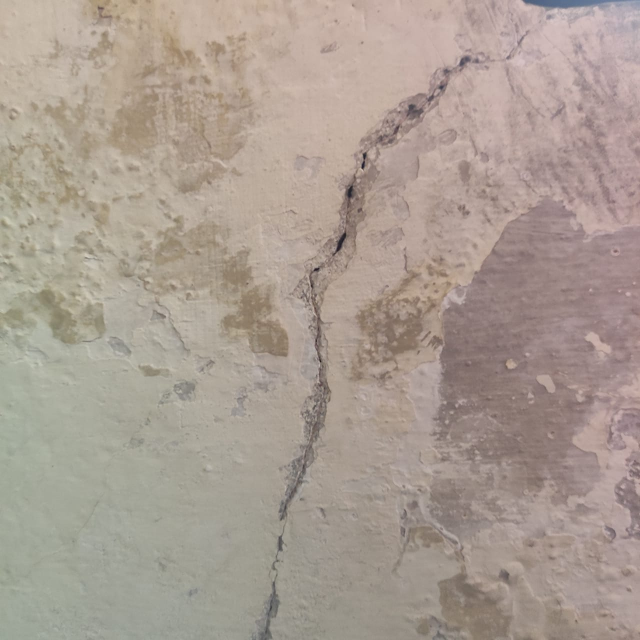
#> input picture Test Images/TestImage.jpg, 1280 x 1280 px, found by its file name (shown at 1/2 size)
$ jupyter execute --allow-errors 'Image Enhance.ipynb'   (shell and % lines are left out)
#> lines starting #> are read from the running program, lines starting #| are printed output that depends on the picture; after the words box and inside, x2 and y2 are one past the last pixel; in counts of white or black regions, pixels touching at a corner belong together
## Importing Libraries

[cell 1]
import cv2 as cv
import numpy as np
import matplotlib.pyplot as plt
import os

## Image Data Ingestion

[cell 2]
# There are two images on which we will work on:
# data_test contains an image with a lot of noise which is best to represent M2GLD Algorithm
data_test=".\\Test Images\\TestImage.jpg"
data_path=".\\Data\\Positive"
img_path_t="00655.jpg"

[cell 3]
def resized_frame(image):
    width=256
    height=256
    dimensions=(width,height)
    return cv.resize(image,dimensions,interpolation=cv.INTER_AREA)

[cell 4]
img=cv.imread(os.path.join(data_test),cv.IMREAD_COLOR)
#> img is the input picture: shape (1280, 1280, 3); mean B, G, R 146.4, 156.6, 169.3
img=resized_frame(img)
#> in resized_frame, `return cv.resize(image,dimensions,interpolation=cv.INTER_AREA)`:
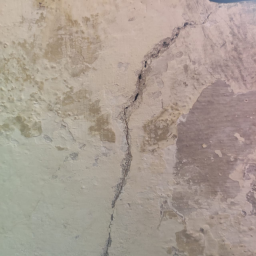
#> returned value: shape (256, 256, 3); mean of channels 0, 1, 2 146.4, 156.6, 169.3; drawn as B, G, R
cv.imshow('Raw Image',img)
cv.waitKey(0)

### Standard Image Pre-processing

[cell 5]
gray=cv.cvtColor(img,cv.COLOR_BGR2GRAY)
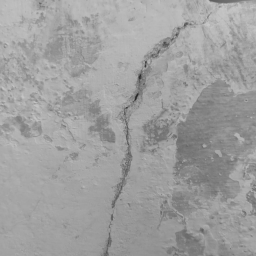
#> gray: shape (256, 256); min 39, max 201, mean 159.2
cv.imshow('Standard Grayscale Image',gray)
cv.waitKey(0)

[cell 6]
blur=cv.GaussianBlur(gray,(5,5),0)
cv.imshow('Standard Blur Gray Image',img)
cv.waitKey(0)

[cell 7]
#Histogram Pixel Intensities
def Hist(img):
    row,col= img.shape[:2]
#> row = 256; col = 256
    y = np.zeros(256,dtype='uint8')
    for i in range(0,row):
        for j in range(0,col):
            y[img[i,j]] += 1

    x = np.arange(0,256)
    plt.figure(figsize=(15,8))
    plt.bar(x, y, color='b', width=5, align='center', alpha=0.25)
    plt.xticks(np.arange(0,256,step=10))
    plt.show()
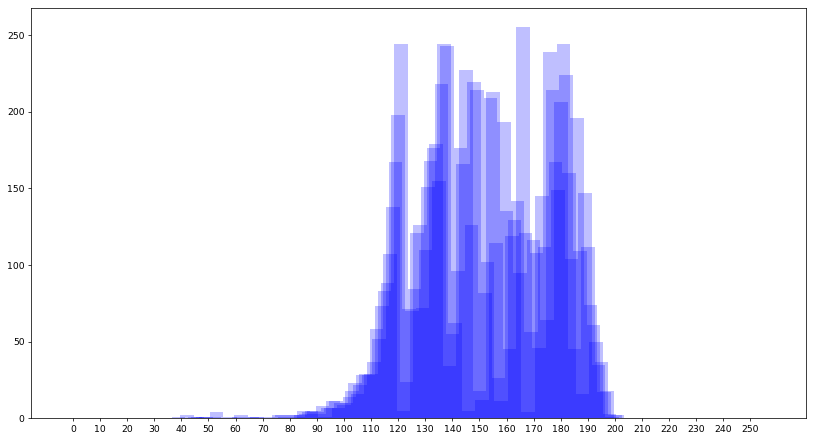
#> figure drawn by matplotlib, 1 panel; tallest bar 255 high, from x = 163.5 to 168.5
    return y
y=Hist(gray);
#> y = 256 values, max 255 at index 166, min 0 at index 0, mean 41

[cell 8]
img.shape
#> Out = (256, 256, 3)

[cell 9]
#Threshold Selection (Manual Selection)
threshold,thresh=cv.threshold(blur,128,255,cv.THRESH_BINARY)
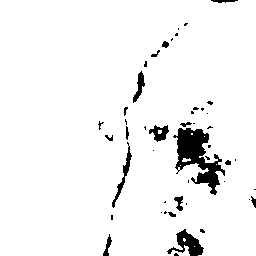
#> thresh: shape (256, 256); 95.1% white; 47 black regions (30 under 20 px), largest, box (x1, y1, x2, y2) and area: (173, 128, 225, 195) 1498, (167, 229, 204, 256) 440, (112, 142, 132, 208) 234
cv.imshow('Standard Binarized Image',thresh)
cv.waitKey(0)

[cell 10]
#Feature Detection and Description using ORB Algorithm
orb = cv.ORB_create(nfeatures=1500)
# Make featured Image
keypoints, descriptors = orb.detectAndCompute(thresh, None)
#> keypoints = 366 keypoints; strongest (x, y, size): (220, 163, 31), (196, 179, 37.2), (221, 172, 31), (214, 160, 37.2)
featuredImg = cv.drawKeypoints(thresh, keypoints, None)
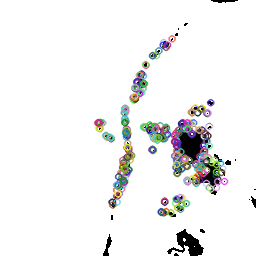
#> featuredImg: shape (256, 256, 3); mean of channels 0, 1, 2 240.3, 240.4, 240.4; drawn as B, G, R
cv.imshow('Featured Detection using ORB',featuredImg)
cv.waitKey(0)

## Otsu Thresholding

[cell 11]
gray=cv.cvtColor(img,cv.COLOR_BGR2GRAY)
cv.imshow('Otsu Grayscale Image',gray)
cv.waitKey(0)

[cell 12]
blur=cv.GaussianBlur(gray,(5,5),0)
cv.imshow('Otsu Blurred Image',blur)
cv.waitKey(0)

[cell 13]
# Plotting Histogram for the grayscale Image
def calc_hist(img_enhanced):
    gray_hist=cv.calcHist([img_enhanced],[0],None,[256],[0,256])
#> gray_hist = 256 values, max 2232 at index 164, min 0 at index 0, mean 256
    gray_hist=gray_hist.flatten()
    Hist(img_enhanced)
#> in Hist (call 2), `plt.show()`:
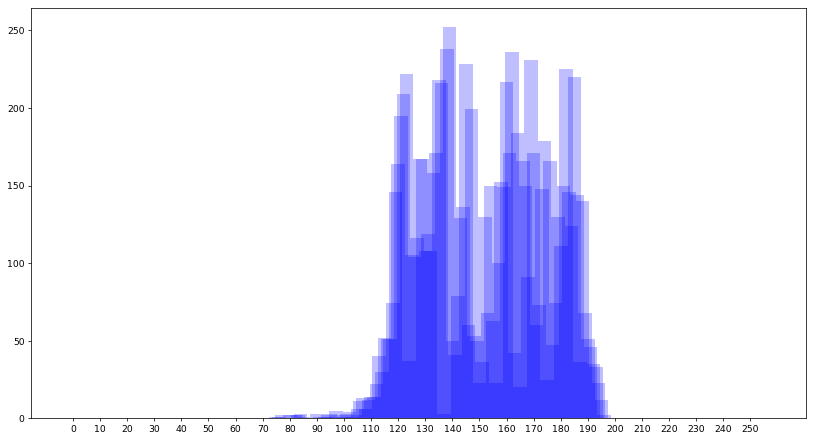
#> figure drawn by matplotlib, 1 panel; tallest bar 252 high, from x = 136.5 to 141.5
    return gray_hist
gray_hist=calc_hist(blur);

[cell 14]
#Histogram Normalization
def normalize_histogram(histogram):
    total_pixels = np.sum(histogram)  # Calculate the total number of pixels
#> total_pixels = 65536
    normalized_histogram = histogram.astype(float) / total_pixels  # Normalize the histogram
#> normalized_histogram = 256 values, max 0.0341 at index 164, min 0 at index 0, mean 0.00391
    return normalized_histogram

norm_gray_hist=normalize_histogram(gray_hist)
#> norm_gray_hist has the same summary as normalized_histogram in normalize_histogram

[cell 15]
# Cumulative sum of all bins
def cum_sum_histogram(norm_gray_hist):
    cum_sum=np.cumsum(norm_gray_hist)
#> cum_sum = 256 values from 0 to 1
    return cum_sum

cum_sum=cum_sum_histogram(norm_gray_hist)
#> cum_sum = 256 values from 0 to 1
cum_sum[-1]
#> Out = 1

[cell 16]
#Computing Minimum Threshold value
def compute_minimum_thresh(cum_sum, norm_hist):
    bins = np.arange(256)
    min_fn_values=np.zeros_like(norm_hist)
#> min_fn_values = 256 values from 0 to 0

    fn_min=np.inf
    for i in range(len(norm_hist)):
        p1,p2 = np.hsplit(norm_hist,[i]) # probabilities
        q1,q2 = cum_sum[i],cum_sum[255]-cum_sum[i] # cum sum of classes

        if q1 < 1.e-6 or q2 < 1.e-6:
            continue

        b1,b2 = np.hsplit(bins,[i]) # weights

        # finding means and variances
        m1,m2 = np.sum(p1*b1)/q1, np.sum(p2*b2)/q2
        v1,v2 = np.sum(((b1-m1)**2)*p1)/q1,np.sum(((b2-m2)**2)*p2)/q2

        # calculates the minimization function
        min_fn_value = v1*q1 + v2*q2
        min_fn_values[i]=  min_fn_value


        #finding the minimum value
        if min_fn_value<fn_min:
            fn_min=min_fn_value
            optimal_threshold=i
#> this loop made 256 passes
#> (q1, q2, m1, m2, v1, v2, min_fn_value, fn_min) on passes 76, 77, 78, 79, 80, 82, 84, 85, 86, 87, 88, 89: (1.53e-05, 1, 0, 159.2, 0, 242.1, 242.1, 242.1), (3.05e-05, 1, 37.5, 159.2, 703.1, 242, 242.1, 242.1), (6.1e-05, 1, 37.75, 159.2, 712.7, 241.9, 242, 242), (6.1e-05, 1, 76.25, 159.2, 0.688, 241.7, 241.7, 241.7), (6.1e-05, 1, 76.25, 159.2, 0.688, 241.7, 241.7, 241.7), (9.16e-05, 1, 77.5, 159.2, 3.58, 241.6, 241.5, 241.5), (0.000153, 1, 62.9, 159.2, 203, 241.4, 241.4, 241.4), (0.000198, 1, 61.15, 159.2, 265.3, 241.2, 241.2, 241.2), (0.000214, 1, 74.79, 159.2, 39.96, 241, 240.9, 240.9), (0.000214, 1, 80.86, 159.2, 10.55, 240.9, 240.8, 240.8), (0.000214, 1, 80.86, 159.2, 10.55, 240.9, 240.8, 240.8), (0.000214, 1, 80.86, 159.2, 10.55, 240.9, 240.8, 240.8)
#> (q1, q2) on passes 1, 18, 19, 20, 21, 22: (0, 1), (0, 1), (0, 1), (0, 1), (0, 1), (0, 1)
#> after the loop, fn_min = 114.7; min_fn_values = 256 values, max 534.7 at index 195, min 0 at index 0, mean 105.3; optimal_threshold = 153

    return optimal_threshold
optimal_thresh=compute_minimum_thresh(cum_sum,norm_gray_hist)
#> optimal_thresh = 153
optimal_thresh
#> Out = 153

[cell 17]
def otsu_threshold_image(img_enhanced,optimal_threshold):
#> called with optimal_threshold = 153
    threshold,thresh=cv.threshold(img_enhanced,optimal_threshold,255,cv.THRESH_BINARY_INV)
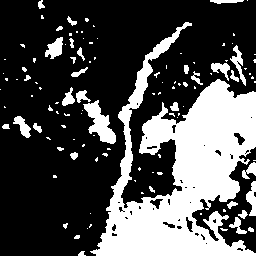
#> thresh: shape (256, 256); 30.6% white; 115 white regions (81 under 20 px), largest, box (x1, y1, x2, y2) and area: (90, 22, 256, 256) 16455, (83, 100, 116, 144) 666, (45, 37, 63, 59) 240
#> threshold = 153
    return thresh
thresh=otsu_threshold_image(blur,optimal_thresh)
cv.imshow('Otsu Thresholded Image',thresh)
cv.waitKey(0)

[cell 18]
def otsu_thresholding(gray_img):
    blur_img=cv.GaussianBlur(gray_img,(5,5),0)
    hist_otsu=calc_hist(blur_img)
    norm_hist_otsu=normalize_histogram(hist_otsu)
    cum_sum_otsu=cum_sum_histogram(norm_hist_otsu)
    optimal_thresh_otsu=compute_minimum_thresh(cum_sum_otsu, norm_hist_otsu)
    print('Optimal Threshold',optimal_thresh_otsu)
    thresh_img=otsu_threshold_image(blur_img,optimal_thresh_otsu)
    return thresh_img

[cell 19]
orb = cv.ORB_create(nfeatures=1500)

# Make featured Image
keypoints, descriptors = orb.detectAndCompute(thresh, None)
#> keypoints = 894 keypoints; strongest (x, y, size): (205, 205, 37.2), (196, 76, 31), (189, 219, 31), (196, 77, 37.2)
featuredImg = cv.drawKeypoints(thresh, keypoints, None)
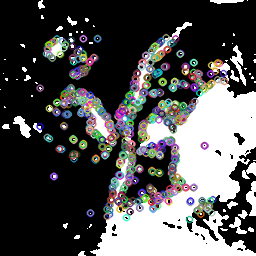
#> featuredImg: shape (256, 256, 3); mean of channels 0, 1, 2 81.5, 81.3, 81.4; drawn as B, G, R
cv.imshow('Otsu Feature Detection',featuredImg)
cv.waitKey(0)
